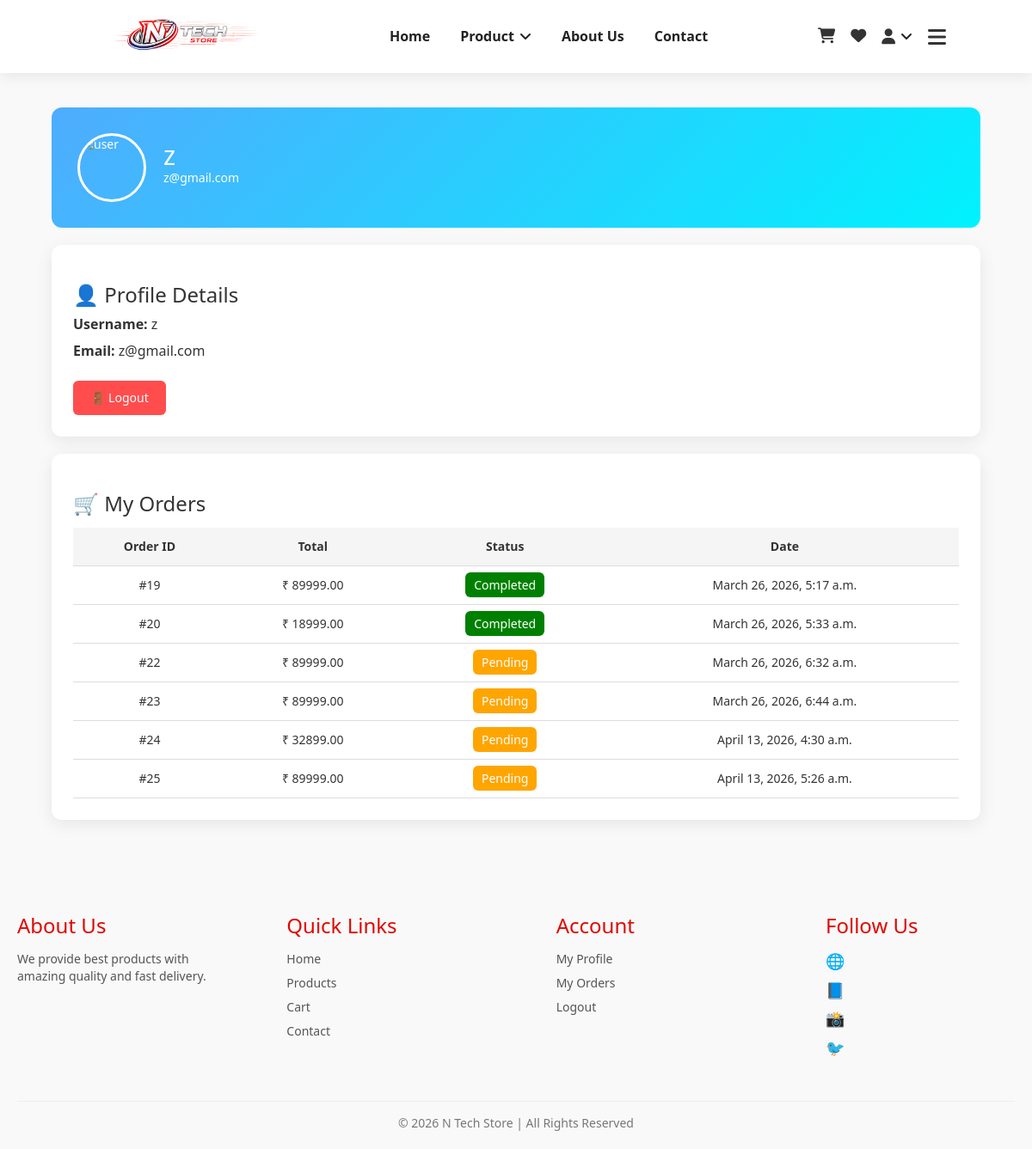
Page /profile/ (signed in) on the committed database.
### nts_app/models.py (models this page shows, shortened)
class Order(models.Model):
    STATUS_CHOICES = (
        ('Pending', 'Pending'),
        ('Paid', 'Paid'),
        ('Failed', 'Failed'),
        ('Cancelled', 'Cancelled'),
    )
    user = models.ForeignKey(User, on_delete=models.CASCADE)
    fullname = models.CharField(max_length=200)
    email = models.EmailField()
    phone = models.CharField(max_length=15)
    address = models.TextField()
    city = models.CharField(max_length=100)
    payment_method = models.CharField(max_length=50)
    total_price = models.DecimalField(max_digits=10, decimal_places=2)
    status = models.CharField(max_length=20, choices=STATUS_CHOICES, default='Pending')
    razorpay_order_id = models.CharField(max_length=255, blank=True, null=True)
    razorpay_payment_id = models.CharField(max_length=255, blank=True, null=True)
    razorpay_signature = models.CharField(max_length=500, blank=True, null=True)
    created_at = models.DateTimeField(auto_now_add=True)

### nts_app/views.py (the view)
# urls.py: path('profile/', views.profile, name='profile'),
@login_required
def profile(request):
    orders = Order.objects.filter(user=request.user)
    return render(request, 'profile.html', {
        'orders': orders
    })

### nts_app/templates/profile.html (shortened to what this page needs)
{% extends 'base.html' %}
{% load static %}
{% block content %}
<div class="profile-container">
    <div class="profile-header">
        <img src="{% static 'assets/images/user.png' %}" alt="user">
        <div>
            <h2>{{ request.user.username }}</h2>
            <p>{{ request.user.email }}</p>
        </div>
    </div>
    <div class="profile-box">
        <h3>👤 Profile Details</h3>
        <div class="profile-info">
            <p><b>Username:</b> {{ request.user.username }}</p>
            <p><b>Email:</b> {{ request.user.email }}</p>
        </div>
        <a href="{% url 'logout' %}">
            <button class="logout-btn">🚪 Logout</button>
        </a>
    </div>
    <div class="profile-box">
        <h3>🛒 My Orders</h3>
        {% if orders %}
        <table class="orders-table">
            <tr>
                <th>Order ID</th>
                <th>Total</th>
                <th>Status</th>
                <th>Date</th>
            </tr>
            {% for order in orders %}
            <tr>
                <td>#{{ order.id }}</td>
                <td>₹ {{ order.total_price }}</td>
                <td>
                    <span class="status
                        {% if order.status == 'Pending' %}pending
                        {% elif order.status == 'Completed' %}completed
                        {% else %}cancelled
                        {% endif %}
                    ">
                        {{ order.status }}
                    </span>
                </td>
                <td>{{ order.created_at }}</td>
            </tr>
            {% endfor %}
        </table>
        {% else %}
        <div class="empty">
            😔 No orders yet
        </div>
        {% endif %}
    </div>
</div>
{% endblock %}

### nts_app/static/assets/css/style.css (style rules this page uses)
* { margin: 0; padding: 0; box-sizing: border-box; font-family: 'Segoe UI', sans-serif; }
body { background: #f9f9f9; }

### nts_app/templates/profile.html (style rules this page uses)
.profile-container { width: 90%; max-width: 1100px; margin: 40px auto; font-family: 'Segoe UI', sans-serif; }
.profile-header { background: linear-gradient(135deg, #4facfe, #00f2fe); padding: 30px; border-radius: 12px; color: white; display: flex; align-items: center; gap: 20px; }
.profile-header img { width: 80px; height: 80px; border-radius: 50%; border: 3px solid #fff; }
.profile-header h2 { margin: 0; }
.profile-box { background: #fff; margin-top: 20px; padding: 25px; border-radius: 12px; box-shadow: 0 5px 20px rgba(0,0,0,0.08); }
.profile-info p { margin: 8px 0; font-size: 16px; }
.logout-btn { margin-top: 15px; padding: 10px 20px; border: none; background: #ff4d4d; color: #fff; border-radius: 6px; cursor: pointer; }
.orders-table { width: 100%; border-collapse: collapse; margin-top: 15px; }
.orders-table th, .orders-table td { padding: 12px; border-bottom: 1px solid #ddd; text-align: center; }
.orders-table th { background: #f5f5f5; }
.status { padding: 5px 10px; border-radius: 6px; color: #fff; font-size: 14px; }
.pending { background: orange; }
.completed { background: green; }

### rows in the picture
Order: id "19", total_price "89999.00", status "Completed", created_at "March 26, 2026, 5:17 a.m."
Order: id "20", total_price "18999.00", status "Completed", created_at "March 26, 2026, 5:33 a.m."
Order: id "22", total_price "89999.00", status "Pending", created_at "March 26, 2026, 6:32 a.m."
Order: id "23", total_price "89999.00", status "Pending", created_at "March 26, 2026, 6:44 a.m."
Order: id "24", total_price "32899.00", status "Pending", created_at "April 13, 2026, 4:30 a.m."
Order: id "25", total_price "89999.00", status "Pending", created_at "April 13, 2026, 5:26 a.m."

### other values in the picture
{{ request.user.username }} "z"
{{ request.user.email }} "z@gmail.com"
